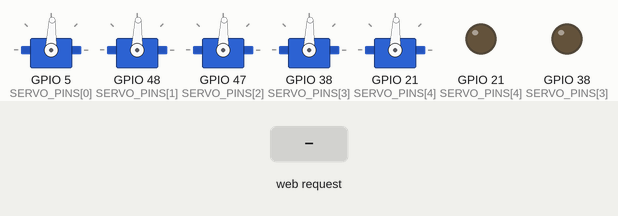
The sketch below on a simulated ESP32. Parts: 5 × servo, output pins drawn as LEDs (lit = HIGH). The inputs (shaded band) are chosen by the test bench. WiFi joins after 1.5 s; servers stay silent unless stated; servo pulses on a pin are drawn as a servo (544–2400 µs = 0–180°); what the sketch prints to the serial monitor is not drawn.

Above: at 4.2 s.
4.3 s: HTTP request GET /cmd?servo=1 received
At 4.8 s:
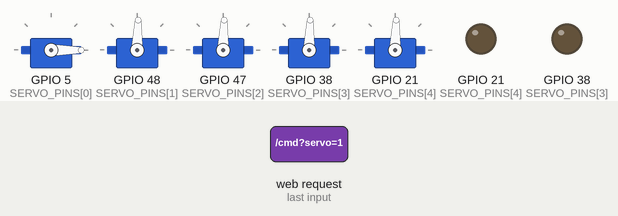
5.8 s: HTTP request GET /cmd?servo=all received
At 7.1 s:
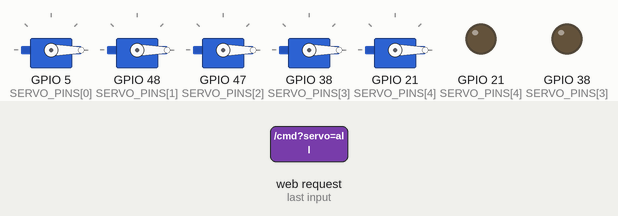
Timing chart, 0 to 8.8 s (numbered marks = the images above; inputs shaded):
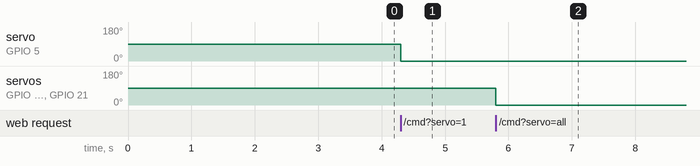

The sketch:

sketch_nov09a.ino
```cpp
#include <WiFi.h>
#include <WebServer.h>

// ================= 1. ĐIỀN WI-FI CỦA BẠN =================
const char* ssid = "YOUR_WIFI_SSID";
const char* password = "YOUR_WIFI_PASSWORD";

// ================= 2. BẢNG ÁNH XẠ CHÂN YOLO UNO =================
// Bộ 1 (Mặc định): Cụm 4 chân Servo đáy mạch (D2, D13, D12, D11) + Chân D10
// Bộ 2 (Dự phòng): Nếu bạn cắm theo thứ tự D2, D3, D4, D5, D6 bên cạnh phải
int SERVO_PINS[5] = {5, 48, 47, 38, 21};

// Thông số xung phần cứng LEDC chuẩn cho Servo (50Hz, độ phân giải 14-bit: 0 -> 16383)
const int PWM_FREQ = 50;
const int PWM_RES = 14;

const char* FINGER_NAMES[5] = {
  "Servo 1 - Ngón Cái",
  "Servo 2 - Ngón Trỏ",
  "Servo 3 - Ngón Giữa",
  "Servo 4 - Ngón Áp Út",
  "Servo 5 - Ngón Út"
};

int currentAngles[5] = {90, 90, 90, 90, 90};
WebServer server(80);

// Hàm đổi góc (0 - 180 độ) sang độ rộng xung (500us - 2400us) trong chu kỳ 20,000us (50Hz)
uint32_t angleToDuty(int angle) {
  angle = constrain(angle, 0, 180);
  uint32_t pulseWidthUs = map(angle, 0, 180, 500, 2400);
  return (pulseWidthUs * ((1 << PWM_RES) - 1)) / 20000;
}

// Hàm khởi tạo 5 kênh PWM phần cứng độc lập hoàn toàn
void initServosHardwarePWM() {
  for (int i = 0; i < 5; i++) {
    // Tự động tương thích với cả bản ESP32 Arduino Core 2.x và 3.x
    #if ESP_ARDUINO_VERSION >= ESP_ARDUINO_VERSION_VAL(3, 0, 0)
      ledcDetach(SERVO_PINS[i]);
      ledcAttachChannel(SERVO_PINS[i], PWM_FREQ, PWM_RES, i);
    #else
      ledcSetup(i, PWM_FREQ, PWM_RES);
      ledcAttachPin(SERVO_PINS[i], i);
    #endif
  }
}

// Hàm xuất xung điều khiển ĐÚNG 1 SERVO duy nhất
void moveSingleServo(int index, int angle) {
  if (index < 0 || index >= 5) return;
  angle = constrain(angle, 0, 180);
  currentAngles[index] = angle;
  uint32_t duty = angleToDuty(angle);

  #if ESP_ARDUINO_VERSION >= ESP_ARDUINO_VERSION_VAL(3, 0, 0)
    ledcWrite(SERVO_PINS[index], duty);
  #else
    ledcWrite(index, duty);
  #endif
}

// Hàm điều khiển TẤT CẢ 5 SERVO - cập nhật đồng thời, không delay
void moveAllServos(int angle) {
  angle = constrain(angle, 0, 180);
  uint32_t duty = angleToDuty(angle);

  for (int i = 0; i < 5; i++) {
    currentAngles[i] = angle;
    #if ESP_ARDUINO_VERSION >= ESP_ARDUINO_VERSION_VAL(3, 0, 0)
      ledcWrite(SERVO_PINS[i], duty);
    #else
      ledcWrite(i, duty);
    #endif
  }
}

void sendCorsHeaders() {
  server.sendHeader("Access-Control-Allow-Origin", "*");
  server.sendHeader("Access-Control-Allow-Methods", "GET, POST, OPTIONS");
  server.sendHeader("Access-Control-Allow-Headers", "*");
}

// ================= 3. GIAO DIỆN WEB 5 BLOCK + CHỌN SƠ ĐỒ CHÂN =================
const char HTML_PAGE[] PROGMEM = R"rawliteral(
<!DOCTYPE html>
<html lang="vi">
<head>
  <meta charset="UTF-8">
  <meta name="viewport" content="width=device-width, initial-scale=1.0">
  <title>Yolo UNO - Fix 5 Ngón Tay Servo</title>
  <style>
    body { font-family: 'Segoe UI', sans-serif; background: #0f172a; color: #f8fafc; margin: 0; padding: 20px; text-align: center; }
    h1 { color: #38bdf8; margin-bottom: 5px; font-size: 22px; }
    .pinmap-box {
      background: #1e293b; border: 1px solid #475569; border-radius: 10px;
      padding: 12px; max-width: 750px; margin: 10px auto 20px auto; font-size: 14px;
    }
    .pinmap-box button { margin: 4px; padding: 8px 12px; background: #6366f1; color: white; border: none; border-radius: 6px; cursor: pointer; font-weight: bold; }
    .pinmap-box button:hover { background: #4f46e5; }
    .grid-container { display: grid; grid-template-columns: repeat(auto-fit, minmax(250px, 1fr)); gap: 16px; max-width: 1200px; margin: 0 auto; }
    .servo-block { background: #1e293b; border: 1px solid #334155; border-radius: 12px; padding: 16px; box-shadow: 0 4px 6px rgba(0,0,0,0.3); }
    .finger-title { font-size: 18px; font-weight: bold; color: #facc15; margin-bottom: 4px; }
    .pin-label { font-size: 12px; color: #94a3b8; margin-bottom: 10px; }
    .angle-badge { display: inline-block; background: #0f172a; color: #4ade80; padding: 4px 12px; border-radius: 20px; font-size: 14px; margin-bottom: 14px; border: 1px solid #334155; }
    .btn-row { display: flex; gap: 8px; justify-content: center; margin-bottom: 10px; }
    button.ctrl { flex: 1; padding: 10px 8px; font-size: 14px; font-weight: 600; border: none; border-radius: 8px; cursor: pointer; }
    button.ctrl:active { transform: scale(0.95); }
    .btn-single { background: #0284c7; color: white; }
    .btn-all-0 { background: #e11d48; color: white; }
    .btn-all-180 { background: #16a34a; color: white; }
    .divider { border-top: 1px dashed #334155; margin: 10px 0; padding-top: 8px; font-size: 12px; color: #94a3b8; }
    #log-status { margin-top: 20px; color: #38bdf8; font-weight: bold; }
  </style>
</head>
<body>
  <h1>ĐIỀU KHIỂN 5 NGÓN TAY SERVO (HARDWARE LEDC 5 KÊNH ĐỘC LẬP)</h1>

  <div class="pinmap-box">
    <div><b>Chọn vị trí chân bạn đang cắm 5 Servo trên mạch Yolo UNO:</b></div>
    <button onclick="setPinMode(1)">Kiểu 1: Cụm đáy (D2, D13, D12, D11) + D10</button>
    <button onclick="setPinMode(2)">Kiểu 2: Hàng chân phải (D2, D3, D4, D5, D6)</button>
    <button onclick="setPinMode(3)">Kiểu 3: Hàng chân phải (D9, D10, D11, D12, D13)</button>
    <div id="pin-info" style="margin-top:6px; color:#4ade80;">Đang dùng Kiểu 1: S1=D2(GPIO5), S2=D13(GPIO48), S3=D12(GPIO47), S4=D11(GPIO38), S5=D10(GPIO21)</div>
  </div>

  <div class="grid-container" id="blocks"></div>
  <div id="log-status">Trạng thái: Sẵn sàng</div>

  <script>
    const fingers = [
      { id: 1, name: "Servo 1 - Ngón Cái" },
      { id: 2, name: "Servo 2 - Ngón Trỏ" },
      { id: 3, name: "Servo 3 - Ngón Giữa" },
      { id: 4, name: "Servo 4 - Ngón Áp Út" },
      { id: 5, name: "Servo 5 - Ngón Út" }
    ];

    const container = document.getElementById('blocks');
    fingers.forEach(f => {
      const block = document.createElement('div');
      block.className = 'servo-block';
      block.innerHTML = `
        <div class="finger-title">${f.name}</div>
        <div class="angle-badge">Góc hiện tại: <span id="val-${f.id}">90</span>°</div>
        <div class="btn-row">
          <button class="ctrl btn-single" onclick="sendCmd('${f.id}', 0)">0°</button>
          <button class="ctrl btn-single" onclick="sendCmd('${f.id}', 90)">90°</button>
          <button class="ctrl btn-single" onclick="sendCmd('${f.id}', 180)">180°</button>
        </div>
        <div class="divider">Lệnh đồng loạt (Áp dụng cả 5 Servo)</div>
        <div class="btn-row">
          <button class="ctrl btn-all-0" onclick="sendCmd('all', 0)">Tất cả về 0°</button>
          <button class="ctrl btn-all-180" onclick="sendCmd('all', 180)">Tất cả lên 180°</button>
        </div>
      `;
      container.appendChild(block);
    });

    function sendCmd(target, angle) {
      document.getElementById('log-status').innerText = `Đang gửi: Servo=${target} -> ${angle}°...`;
      fetch(`/cmd?servo=${target}&angle=${angle}`)
        .then(res => res.json())
        .then(data => {
          if (data.angles) {
            for (let i = 0; i < 5; i++) {
              document.getElementById(`val-${i+1}`).innerText = data.angles[i];
            }
          }
          document.getElementById('log-status').innerText = `Thành công: ${data.message}`;
        });
    }

    function setPinMode(mode) {
      fetch(`/pinmode?mode=${mode}`)
        .then(res => res.json())
        .then(data => {
          document.getElementById('pin-info').innerText = data.pin_desc;
          document.getElementById('log-status').innerText = "Đã chuyển sơ đồ chân thành công!";
        });
    }
  </script>
</body>
</html>
)rawliteral";

void setup() {
  Serial.begin(115200);
  delay(1000);

  // Khởi tạo 5 kênh PWM phần cứng
  initServosHardwarePWM();
  // Đưa lần lượt từng servo về 90 độ (cách nhau 100ms để không sụt nguồn lúc bật mạch)
  for (int i = 0; i < 5; i++) {
    moveSingleServo(i, 90);
    delay(100);
  }

  WiFi.mode(WIFI_STA);
  WiFi.begin(ssid, password);
  Serial.print("Dang ket noi Wi-Fi");
  while (WiFi.status() != WL_CONNECTED) {
    delay(500);
    Serial.print(".");
  }
  Serial.println("\n[OK] Truy cap Web: http://" + WiFi.localIP().toString());

  server.on("/", HTTP_GET, []() {
    sendCorsHeaders();
    server.send_P(200, "text/html", HTML_PAGE);
  });

  // API đổi bộ chân cắm trực tiếp trên Web để dò đúng chân bạn đã nối dây
  server.on("/pinmode", HTTP_GET, []() {
    sendCorsHeaders();
    int mode = server.arg("mode").toInt();
    String desc = "";

    // Ngắt PWM ở các chân cũ trước khi đổi
    for (int i = 0; i < 5; i++) {
      #if ESP_ARDUINO_VERSION >= ESP_ARDUINO_VERSION_VAL(3, 0, 0)
        ledcDetach(SERVO_PINS[i]);
      #else
        ledcDetachPin(SERVO_PINS[i]);
      #endif
    }

    if (mode == 2) {
      // D2(5), D3(6), D4(7), D5(8), D6(9)
      int p[5] = {5, 6, 7, 8, 9};
      memcpy(SERVO_PINS, p, sizeof(p));
      desc = "Đang dùng Kiểu 2: S1=D2(GPIO5), S2=D3(GPIO6), S3=D4(GPIO7), S4=D5(GPIO8), S5=D6(GPIO9)";
    } else if (mode == 3) {
      // D9(18), D10(21), D11(38), D12(47), D13(48)
      int p[5] = {18, 21, 38, 47, 48};
      memcpy(SERVO_PINS, p, sizeof(p));
      desc = "Đang dùng Kiểu 3: S1=D9(GPIO18), S2=D10(GPIO21), S3=D11(GPIO38), S4=D12(GPIO47), S5=D13(GPIO48)";
    } else {
      // Mặc định Kiểu 1: Cụm đáy D2(5), D13(48), D12(47), D11(38) + D10(21)
      int p[5] = {5, 48, 47, 38, 21};
      memcpy(SERVO_PINS, p, sizeof(p));
      desc = "Đang dùng Kiểu 1: S1=D2(GPIO5), S2=D13(GPIO48), S3=D12(GPIO47), S4=D11(GPIO38), S5=D10(GPIO21)";
    }

    initServosHardwarePWM();
    for (int i = 0; i < 5; i++) {
      moveSingleServo(i, currentAngles[i]);
      delay(50);
    }
    server.send(200, "application/json", "{\"status\":\"ok\",\"pin_desc\":\"" + desc + "\"}");
  });

  server.on("/cmd", HTTP_GET, []() {
    sendCorsHeaders();
    String target = server.arg("servo");
    int angle = server.arg("angle").toInt();
    String msg = "";

    if (target == "all") {
      moveAllServos(angle);
      msg = "Tat ca 5 ngon -> " + String(angle) + " do";
    } else {
      int idx = target.toInt() - 1;
      if (idx >= 0 && idx < 5) {
        moveSingleServo(idx, angle);
        msg = String(FINGER_NAMES[idx]) + " (GPIO " + String(SERVO_PINS[idx]) + ") -> " + String(angle) + " do";
        Serial.println(msg);
      }
    }

    String json = "{\"status\":\"ok\",\"message\":\"" + msg + "\",\"angles\":[";
    for (int i = 0; i < 5; i++) {
      json += String(currentAngles[i]) + (i < 4 ? "," : "");
    }
    json += "]}";
    server.send(200, "application/json", json);
  });

  server.on("/servo", HTTP_GET, []() {
    sendCorsHeaders();
    const char* keys[5] = {"s1", "s2", "s3", "s4", "s5"};
    for (int i = 0; i < 5; i++) {
      if (server.hasArg(keys[i])) {
        moveSingleServo(i, server.arg(keys[i]).toInt());
        delay(15);
      }
    }
    server.send(200, "application/json", "{\"status\":\"ok\"}");
  });

  server.begin();
}

void loop() {
  server.handleClient();
}
```

Measured:
- after the input at 4.3 s, servo on GPIO 5 (SERVO_PINS[0]): 88° → 0° at once
- after the input at 5.8 s, servo on GPIO 48 (SERVO_PINS[1]), servo on GPIO 47 (SERVO_PINS[2]), servo on GPIO 38 (SERVO_PINS[3]), servo on GPIO 21 (SERVO_PINS[4]): 88° → 0° at once
